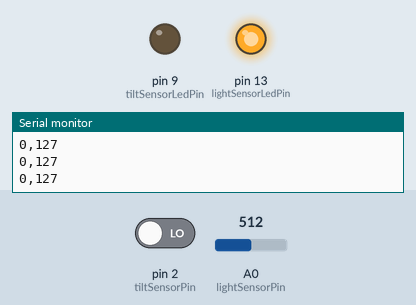
Simulated run of this sketch. Board: Arduino Uno, built with avr-gcc and run on an emulated ATmega328P. Parts: output pins drawn as LEDs (lit = HIGH), the last lines printed to the serial monitor. The test bench sets the inputs (shaded band); at power-on: A0 (lightSensorPin) = 512, pin 2 (tiltSensorPin) LOW.

Above: at 1.2 s.
1.3 s: A0 (lightSensorPin) set to 465
2.8 s: A0 (lightSensorPin) set to 435
At 4.0 s:
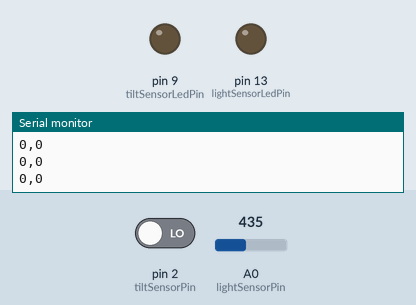
4.3 s: pin 2 (tiltSensorPin) driven HIGH
At 5.5 s:
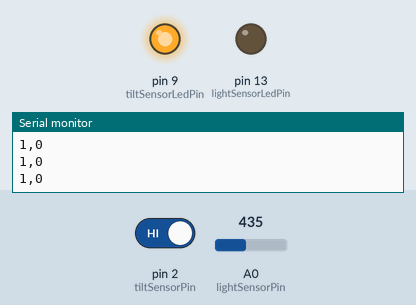
5.8 s: A0 (lightSensorPin) set to 511
At 7.0 s:
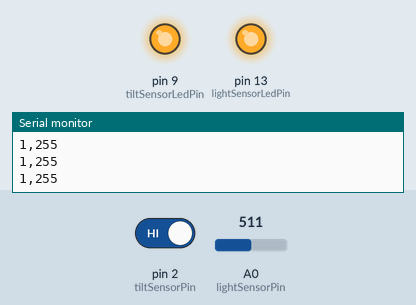
7.3 s: A0 (lightSensorPin) set to 306
At 8.5 s:
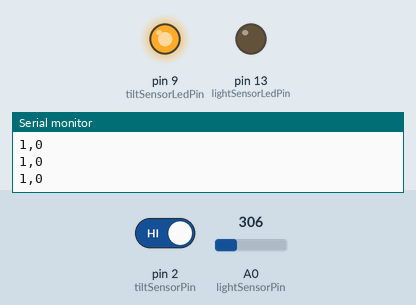
8.8 s: A0 (lightSensorPin) set to 346
At 9.9 s:
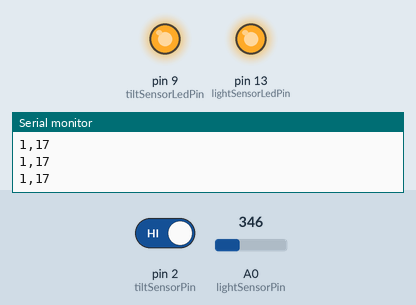
Timing chart, 0 to 11.3 s (numbered marks = the images above; inputs shaded):
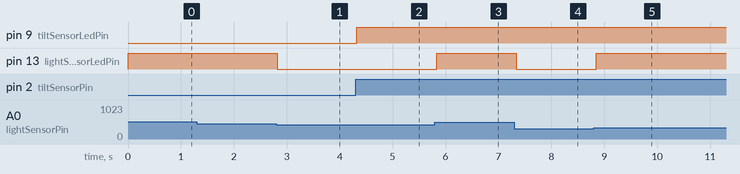

Measured:
- the behaviour switches between 452 and 451 on A0 (lightSensorPin) (found by bisection; images 0 and 1)
- the behaviour switches between 336 and 337 on A0 (lightSensorPin) (found by bisection; images 4 and 5)
- after the input at 2.8 s, pin 13 (lightSensorLedPin): HIGH → LOW at once
- after the input at 4.3 s, pin 9 (tiltSensorLedPin): LOW → HIGH at once
- after the input at 5.8 s, pin 13 (lightSensorLedPin): LOW → HIGH at once
- after the input at 7.3 s, pin 13 (lightSensorLedPin): HIGH → LOW at once
- after the input at 8.8 s, pin 13 (lightSensorLedPin): LOW → HIGH after 0.05 s

The sketch:

Projection_LightSensor_TiltSensor.ino
```cpp
//Sketch that detects
// 1. The user interaction depending on the tilt sensor value
// 2. The lighting conditions of the room

const int tiltSensorPin = 2;
const int lightSensorPin = 0;

const int tiltSensorLedPin = 9;
const int lightSensorLedPin =  13;

// variables will change
int tiltSensorState = 0;
int prevTiltSensorState = -1;

// Variables for light Level
int lightLevel= 0;
int prevLightLevel = 0;

// We'll also set up some global variables for the light level:
int maxDark = 0, maxLight = 1023;

void setup()
{
  // initialize the LED pin as an output:
  pinMode(lightSensorLedPin, OUTPUT);

  // initialize the pushbutton pin as an input:
  //pinMode(tiltSensorPin, INPUT);

  //Initialise the LED pin as an output
  pinMode(tiltSensorLedPin, OUTPUT);

  Serial.begin(9600);
}

void loop()
{
  String sensorValues = "";

  // read the state of the pushbutton value:
  tiltSensorState = digitalRead(tiltSensorPin);

//  //Check if the tilt sensor orientation has been changed, if it has send signal to processing
//  if(tiltSensorState!= prevTiltSensorState)
//  {
    // check if the pushbutton is pressed.
    // if it is, the tiltSensorState is HIGH:

      if (tiltSensorState == HIGH)
      {
        // turn LED on:
        digitalWrite(tiltSensorLedPin, HIGH);
        //Serial.println("T1");
        sensorValues = sensorValues+ "1,";
      }

      else
      {
        // turn LED off:
        digitalWrite(tiltSensorLedPin, LOW);
        //Serial.println("T0");
        sensorValues = sensorValues+ "0,";

      }

//     prevTiltSensorState =  tiltSensorState;
//  }

  //Check if the light level value has changed, if it is send the signal to processing

  //lightlevel is low for dark and high if it is bright

  lightLevel = analogRead(lightSensorPin);

  //Serial.println(lightLevel);

  autoTune();
  //Serial.println(lightLevel);


  sensorValues = sensorValues+ (String) lightLevel;

  Serial.println(sensorValues);

  digitalWrite(lightSensorLedPin, lightLevel);

  delay(100);

}

void autoTune()
{
  if (lightLevel < maxLight)
  {
    maxLight = lightLevel;
  }

  if (lightLevel > maxDark)
  {
    maxDark = lightLevel;
  }

  lightLevel = map(lightLevel, maxLight+30, maxDark-30, 0, 255);
  lightLevel = constrain(lightLevel, 0, 255);
}
```
